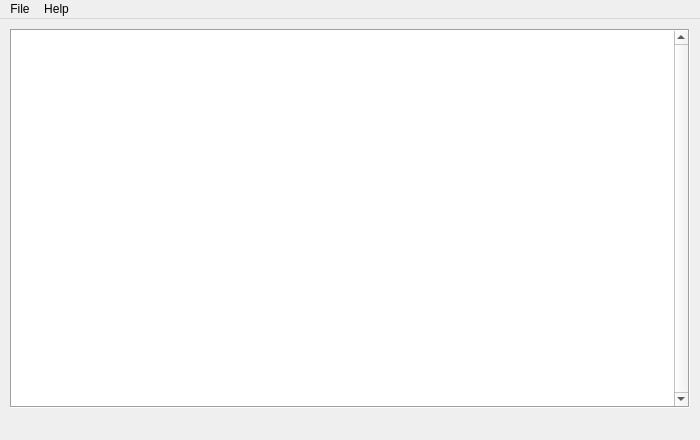
<?xml version="1.0" encoding="UTF-8"?>
<ui version="4.0">
 <class>MainWindow</class>
 <widget class="QMainWindow" name="MainWindow">
  <property name="geometry">
   <rect>
    <x>0</x>
    <y>0</y>
    <width>700</width>
    <height>440</height>
   </rect>
  </property>
  <property name="sizePolicy">
   <sizepolicy hsizetype="Maximum" vsizetype="Maximum">
    <horstretch>0</horstretch>
    <verstretch>0</verstretch>
   </sizepolicy>
  </property>
  <property name="minimumSize">
   <size>
    <width>700</width>
    <height>400</height>
   </size>
  </property>
  <property name="maximumSize">
   <size>
    <width>700</width>
    <height>440</height>
   </size>
  </property>
  <property name="baseSize">
   <size>
    <width>700</width>
    <height>400</height>
   </size>
  </property>
  <property name="windowTitle">
   <string>[GNB] DAT</string>
  </property>
  <widget class="QWidget" name="centralWidget">
   <property name="minimumSize">
    <size>
     <width>700</width>
     <height>400</height>
    </size>
   </property>
   <property name="maximumSize">
    <size>
     <width>700</width>
     <height>400</height>
    </size>
   </property>
   <property name="baseSize">
    <size>
     <width>700</width>
     <height>400</height>
    </size>
   </property>
   <widget class="QTreeView" name="treeView">
    <property name="geometry">
     <rect>
      <x>10</x>
      <y>10</y>
      <width>680</width>
      <height>379</height>
     </rect>
    </property>
    <property name="frameShape">
     <enum>QFrame::Box</enum>
    </property>
    <property name="frameShadow">
     <enum>QFrame::Sunken</enum>
    </property>
    <property name="verticalScrollBarPolicy">
     <enum>Qt::ScrollBarAlwaysOn</enum>
    </property>
    <property name="sizeAdjustPolicy">
     <enum>QAbstractScrollArea::AdjustIgnored</enum>
    </property>
    <property name="editTriggers">
     <set>QAbstractItemView::NoEditTriggers</set>
    </property>
    <property name="alternatingRowColors">
     <bool>true</bool>
    </property>
    <property name="selectionMode">
     <enum>QAbstractItemView::MultiSelection</enum>
    </property>
    <property name="selectionBehavior">
     <enum>QAbstractItemView::SelectRows</enum>
    </property>
    <property name="verticalScrollMode">
     <enum>QAbstractItemView::ScrollPerPixel</enum>
    </property>
    <property name="horizontalScrollMode">
     <enum>QAbstractItemView::ScrollPerPixel</enum>
    </property>
    <property name="indentation">
     <number>10</number>
    </property>
    <property name="uniformRowHeights">
     <bool>true</bool>
    </property>
    <property name="itemsExpandable">
     <bool>true</bool>
    </property>
    <property name="sortingEnabled">
     <bool>false</bool>
    </property>
    <property name="animated">
     <bool>true</bool>
    </property>
    <property name="allColumnsShowFocus">
     <bool>true</bool>
    </property>
    <property name="headerHidden">
     <bool>true</bool>
    </property>
    <attribute name="headerVisible">
     <bool>false</bool>
    </attribute>
    <attribute name="headerCascadingSectionResizes">
     <bool>true</bool>
    </attribute>
    <attribute name="headerDefaultSectionSize">
     <number>100</number>
    </attribute>
    <attribute name="headerHighlightSections">
     <bool>false</bool>
    </attribute>
    <attribute name="headerMinimumSectionSize">
     <number>20</number>
    </attribute>
    <attribute name="headerShowSortIndicator" stdset="0">
     <bool>false</bool>
    </attribute>
    <attribute name="headerStretchLastSection">
     <bool>false</bool>
    </attribute>
   </widget>
  </widget>
  <widget class="QMenuBar" name="menuBar">
   <property name="geometry">
    <rect>
     <x>0</x>
     <y>0</y>
     <width>700</width>
     <height>20</height>
    </rect>
   </property>
   <widget class="QMenu" name="menuFile">
    <property name="title">
     <string>File</string>
    </property>
    <addaction name="actionNew"/>
    <addaction name="actionLoad"/>
    <addaction name="actionSave"/>
    <addaction name="actionSave_As"/>
    <addaction name="actionClose"/>
    <addaction name="separator"/>
    <addaction name="actionQuit"/>
   </widget>
   <widget class="QMenu" name="menuHelp">
    <property name="title">
     <string>Help</string>
    </property>
    <addaction name="actionAbout"/>
   </widget>
   <addaction name="menuFile"/>
   <addaction name="menuHelp"/>
  </widget>
  <widget class="QStatusBar" name="statusBar">
   <property name="sizeGripEnabled">
    <bool>false</bool>
   </property>
  </widget>
  <action name="actionLoad">
   <property name="text">
    <string>Load..</string>
   </property>
   <property name="toolTip">
    <string>Load a DAT file.</string>
   </property>
  </action>
  <action name="actionClose">
   <property name="text">
    <string>Close..</string>
   </property>
   <property name="toolTip">
    <string>Close current DAT file.</string>
   </property>
  </action>
  <action name="actionNew">
   <property name="text">
    <string>New...</string>
   </property>
   <property name="toolTip">
    <string>Create a new DAT file.</string>
   </property>
  </action>
  <action name="actionQuit">
   <property name="text">
    <string>Quit</string>
   </property>
   <property name="toolTip">
    <string>Quit [GNB] DAT Creator.</string>
   </property>
  </action>
  <action name="actionSave">
   <property name="text">
    <string>Save</string>
   </property>
   <property name="toolTip">
    <string>Save the current DAT.</string>
   </property>
  </action>
  <action name="actionSave_As">
   <property name="text">
    <string>Save As...</string>
   </property>
   <property name="toolTip">
    <string>Save the current DAT file. (Ask for directory)</string>
   </property>
  </action>
  <action name="actionAbout">
   <property name="text">
    <string>About</string>
   </property>
   <property name="shortcutContext">
    <enum>Qt::WindowShortcut</enum>
   </property>
   <property name="menuRole">
    <enum>QAction::AboutQtRole</enum>
   </property>
  </action>
 </widget>
 <layoutdefault spacing="6" margin="11"/>
 <resources/>
 <connections/>
</ui>
